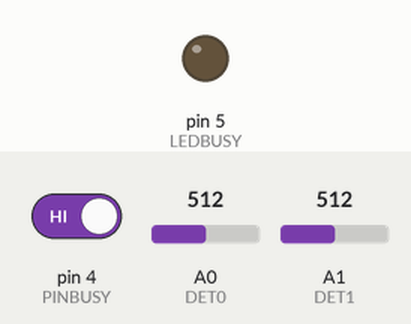
Simulated run of this sketch. Board: Arduino Nano, built with avr-gcc and run on an emulated ATmega328P. On the bench: output pins drawn as LEDs (lit = HIGH). The inputs (shaded band) are chosen by the test bench; at power-on: pin 4 (PINBUSY) HIGH, A0 (DET0) = 512, A1 (DET1) = 512. The audio player accepts every command and is not drawn.

Above: at 3.7 s.
3.8 s: pin 4 (PINBUSY) driven LOW
At 4.5 s:
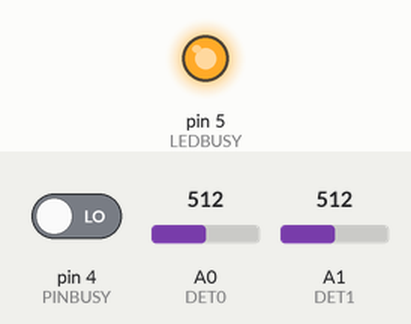
5.3 s: pin 4 (PINBUSY) driven HIGH
At 5.8 s:
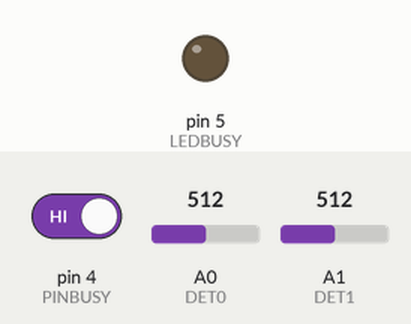
Timing chart, 0 to 8.3 s (numbered marks = the images above; inputs shaded):
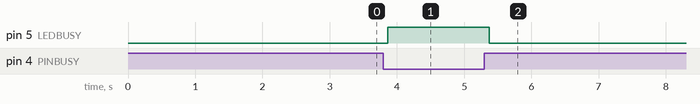

The sketch:

Arduino_Train_Son_DFPlayer_Prog_V2.ino
```cpp
/*
 Description: Programme V2 permettant la diffusion d'un son avec un DFPlayerMini
  Carte   : Arduino Nano
  DFPlayerMini (Mp3 TF 16P V3.0)

Librairies utilisées:DFRobotDFPlayerMini.h
                        https://github.com/DFRobot/DFRobotDFPlayerMini
                        SoftwareSerial.h

 Informations sites:    https://lasonotheque.org/dossier-62-fabriquer-boite-sons-arduino-dfplayer.html

                        https://docs.arduino.cc/learn/built-in-libraries/software-serial/

                        https://idehack.com/dfplayer-mp3-tf-16p-et-arduino/

                        https://lasonotheque.org/fabriquer-boite-sons-arduino-dfplayer_f62.html

                        https://wiki.dfrobot.com/DFPlayer_Mini_SKU_DFR0299#Connection_Diagram

                        https://wiki.dfrobot.com/DFPlayer_Mini_SKU_DFR0299

                        https://www.wikidebrouillard.org/wiki/Item:DFPlayer_Lecteur_MP3

  Auteur:  Christian Mercier
  Créé le: 03/03/2024
  62128 Boiry-Becquerelle France
*/
#include "SoftwareSerial.h"
#include "DFRobotDFPlayerMini.h"
//--------------------------------------------
const byte RXPIN = 2;
const byte TXPIN = 3;
SoftwareSerial mySerial(RXPIN, TXPIN);
DFRobotDFPlayerMini myDFPlayer;
//--------------------------------------------
const int DET0 = A0;
const int DET1 = A1;

int etatDet0 = 1023;
int etatDet1 = 1023;

const byte PINBUSY = 4;
const byte LEDBUSY = 5;
byte etatPinBusy= 0;
void setup()
{
  mySerial.begin(9600);
  Serial.begin(9600);
//--------------------------------------------
  if (!myDFPlayer.begin(mySerial))
    {
      Serial.println(F("Pb communication : verifier SDcard"));
      while(true);
    }
//--------------------------------------------
  myDFPlayer.setTimeOut(500);
  myDFPlayer.volume(5);// Volume au départ
  myDFPlayer.play(1);// Joue la piste 1
//--------------------------------------------
  pinMode(PINBUSY, INPUT);
  pinMode(LEDBUSY, OUTPUT);
  pinMode(DET0, INPUT);
  pinMode(DET1, INPUT);
  delay(2000);
}//Fin SETUP

void loop()
{
  etatDet0 = analogRead(DET0);
  etatDet1 = analogRead(DET1);
  etatPinBusy = digitalRead(PINBUSY);
//--------------------------------------------
  if(etatDet0 <= 512 )
    {
      myDFPlayer.play(1);
    }
//--------------------------------------------
  if(etatDet1 <= 512 )
    {
      myDFPlayer.play(2);
    }
//--------------------------------------------
  if(etatPinBusy == 0)// Niveau bas en lecture, niveau haut en veille
    {
      digitalWrite(LEDBUSY,HIGH);
    }
  else
    {
      digitalWrite(LEDBUSY,LOW);
    }
//--------------------------------------------
//Serial.print(etatDet0);
//Serial.print("\t");
//Serial.print(etatDet1);
//Serial.print("\t");
//Serial.print(etatPinBusy);
//Serial.println("\t");
}//FIN LOOP
```

Measured:
- after the input at 3.8 s, pin 5 (LEDBUSY): LOW → HIGH after 0.07 s
- after the input at 5.3 s, pin 5 (LEDBUSY): HIGH → LOW after 0.07 s
